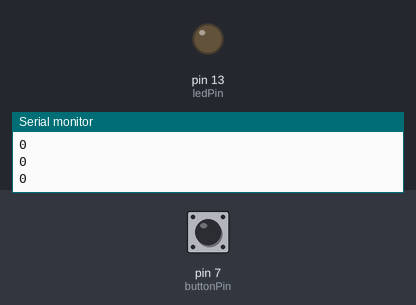
Simulated run of this sketch. Board: Arduino Uno, built with avr-gcc and run on an emulated ATmega328P. Parts: output pins drawn as LEDs (lit = HIGH), the last lines printed to the serial monitor. The inputs (shaded band) are chosen by the test bench; at power-on: pin 7 (buttonPin) LOW.

Above: at 1.2 s.
1.3 s: pin 7 (buttonPin) pulled HIGH for 0.15 s
At 1.9 s:
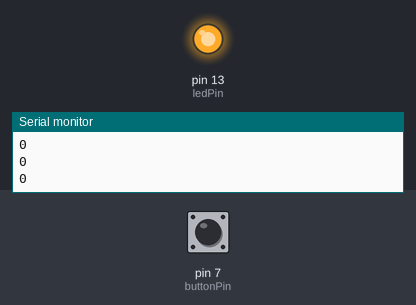
2.9 s: pin 7 (buttonPin) pulled HIGH for 1 s
At 3.2 s:
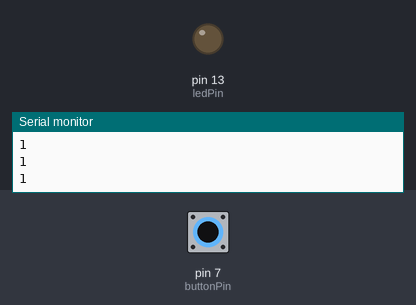
5.4 s: pin 7 (buttonPin) pulled HIGH for 3.2 s
At 6.3 s:
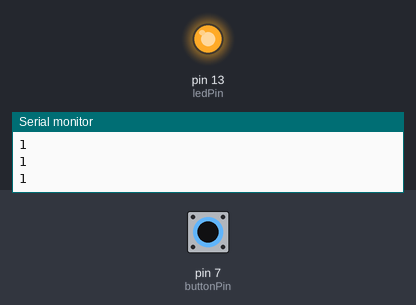
Timing chart, 0 to 8.4 s (numbered marks = the images above; inputs shaded):
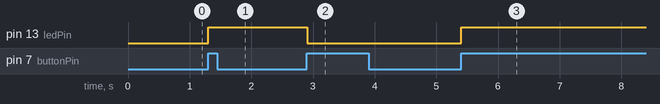

The sketch:

push_button_toogleswitch.ino
```cpp
int ledPin=13;
int buttonPin=7;
int buttonNew;
int buttonOld=1;
int ledState=0;
int dt=100;


void setup() {
  Serial.begin(9600);
  pinMode(ledPin,OUTPUT);
  pinMode(buttonPin,INPUT);

}

void loop() {
  buttonNew=digitalRead(buttonPin);
  Serial.println(buttonNew);
  if (buttonOld==0 && buttonNew==1){
    if(ledState==0){
      digitalWrite(ledPin,HIGH);
      ledState=1;
    }
     else{
        digitalWrite(ledPin,LOW);
        ledState=0;
  }

 }
buttonOld=buttonNew;
delay(dt);

}
```

Measured:
- after the input at 1.3 s, pin 13 (ledPin): LOW → HIGH at once
- after the input at 2.9 s, pin 13 (ledPin): HIGH → LOW at once
- after the input at 5.4 s, pin 13 (ledPin): LOW → HIGH at once
